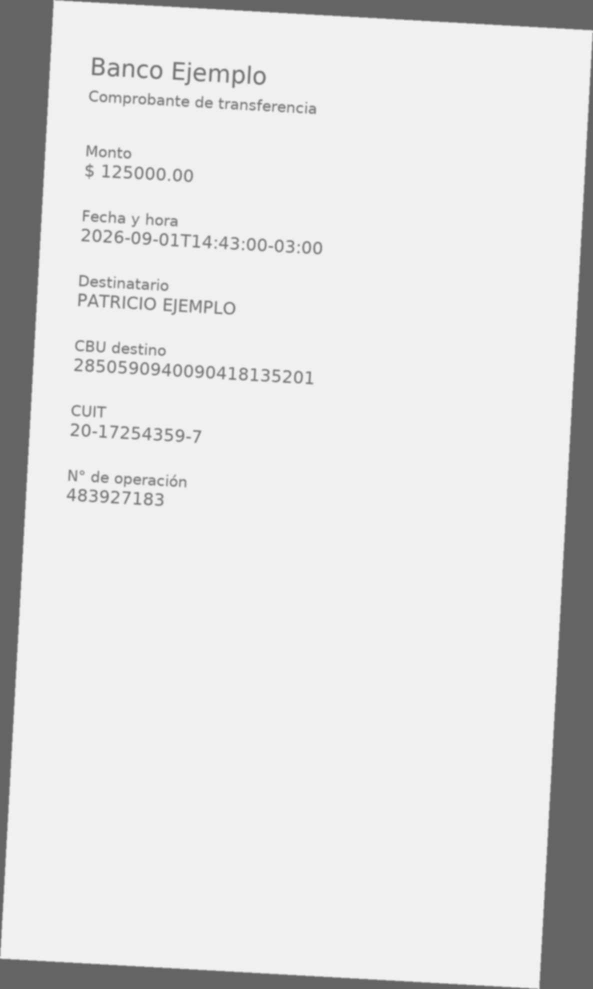
#> input picture apps/api/samples/images/low_quality_skewed.jpg, 1186 x 1978 px (shown at 1/2 size)
$ python -i preprocess.py   (imports and definitions only)
#> lines starting #> are read from the running program, lines starting #| are printed output that depends on the picture
#> in preprocess, raw is the input picture: PIL image 1186x1978 RGB; min 92, max 253, mean 223.1
"""Deterministic PIL-only preprocessing for the vision adapter (design.md
Data Flow: "PIL open -> RGB -> resize 256 -> center-crop 224 -> ImageNet
normalise"). Adapter-only per `docs/ARCHITECTURE.md` §5. No `torch` import
here -- the embedder converts this pure numpy output to a tensor only at
inference time (mirrors `adapters/ocr/preprocess.py`'s no-RNG,
no-system-state determinism invariant: identical bytes always produce a
byte-identical array).
"""

from __future__ import annotations

from pathlib import Path

import numpy as np
from PIL import Image

RESIZE_SHORT_SIDE: int = 256
IMAGE_SIZE: int = 224

# torchvision's documented ImageNet normalization constants.
_IMAGENET_MEAN: tuple[float, float, float] = (0.485, 0.456, 0.406)
_IMAGENET_STD: tuple[float, float, float] = (0.229, 0.224, 0.225)


def _resize_short_side(image: Image.Image, target: int) -> Image.Image:
#> called with target = 256
    width, height = image.size
#> width = 1186; height = 1978
    if width <= height:
        new_width = target
        new_height = round(height * target / width)
#> new_height = 427
    else:
        new_height = target
        new_width = round(width * target / height)
    return image.resize((new_width, new_height), Image.Resampling.BILINEAR)
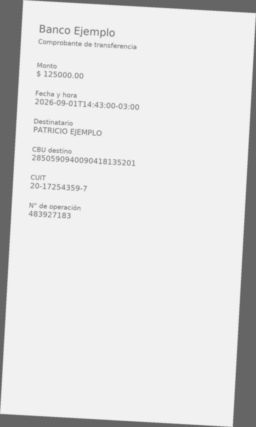
#> returned value: PIL image 256x427 RGB; min 99, max 242, mean 223.1


def _center_crop(image: Image.Image, size: int) -> Image.Image:
#> called with size = 224
    width, height = image.size
#> width = 256; height = 427
    left = (width - size) // 2
#> left = 16
    top = (height - size) // 2
#> top = 101
    return image.crop((left, top, left + size, top + size))
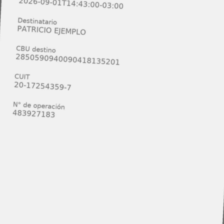
#> returned value: PIL image 224x224 RGB; min 104, max 242, mean 238.7


def preprocess(path: Path) -> np.ndarray:
    """Load the image at `path`, resize/crop/normalise it, and return a
    `(3, IMAGE_SIZE, IMAGE_SIZE)` float32 array in CHW order, ImageNet
    normalised. Deterministic: identical input bytes always produce a
    byte-identical output array."""
    with Image.open(path) as raw:
        image = raw.convert("RGB")
        image = _resize_short_side(image, RESIZE_SHORT_SIDE)
        image = _center_crop(image, IMAGE_SIZE)
        pixels = np.asarray(image, dtype=np.float32) / 255.0  # (H, W, 3)

    mean = np.array(_IMAGENET_MEAN, dtype=np.float32)
    std = np.array(_IMAGENET_STD, dtype=np.float32)
    normalized = (pixels - mean) / std
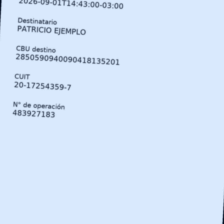
#> normalized: shape (224, 224, 3) float32; mean R, G, B 1.97, 2.14, 2.36; drawn with min black and max white
    return np.transpose(normalized, (2, 0, 1)).astype(np.float32, copy=False)  # (3, H, W)

>>> result = preprocess('../../../../samples/images/low_quality_skewed.jpg')

$ run again, on apps/api/samples/images/clean_valid_transfer.png
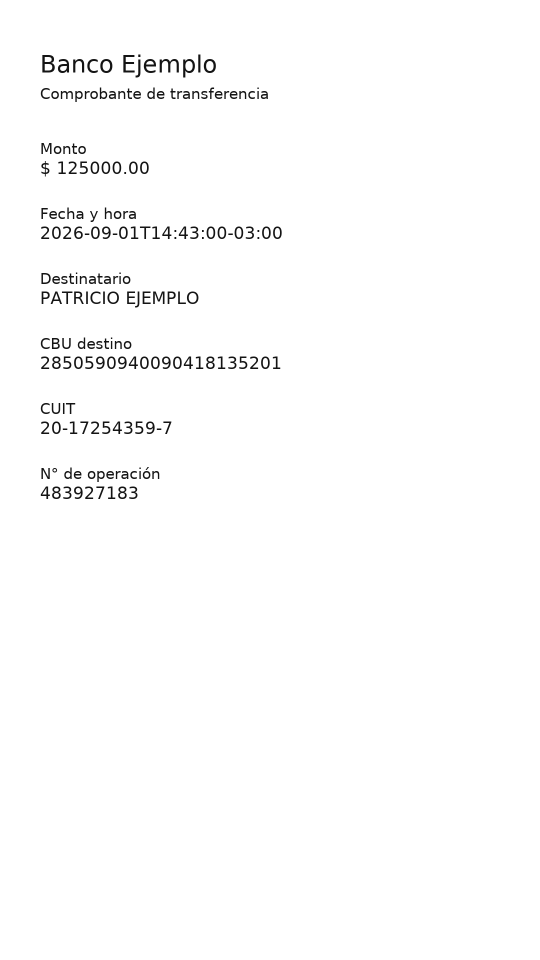
#> input picture apps/api/samples/images/clean_valid_transfer.png, 1080 x 1920 px (shown at 1/2 size)
#> in preprocess, raw is the input picture: PIL image 1080x1920 RGB; min 20, max 255, mean 251.8
#> in _center_crop, `return image.crop((left, top, left + size, top + size))`:
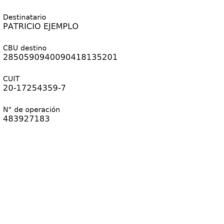
#> returned value: PIL image 224x224 RGB; min 61, max 255, mean 251.2
#> in preprocess, `normalized = (pixels - mean) / std`:
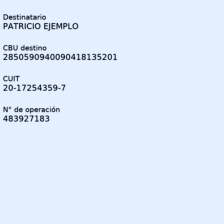
#> normalized: shape (224, 224, 3) float32; mean R, G, B 2.19, 2.36, 2.58; drawn with min black and max white
